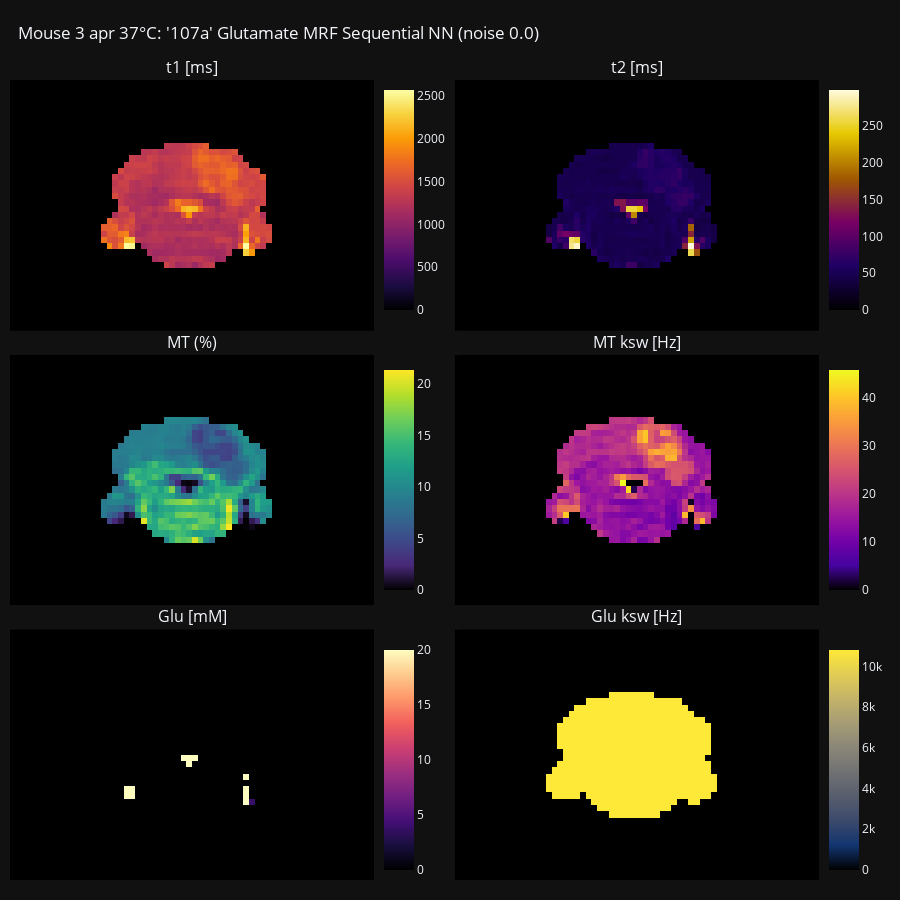

This figure's notebook cell:
### Code cell
# Create subplots with 1 row and 3 columns, increased horizontal spacing
fig = make_subplots(rows=3, cols=2, horizontal_spacing=0.1, vertical_spacing=0.03, 
                    subplot_titles=['t1 [ms]', 't2 [ms]', 'MT (%)', 'MT ksw [Hz]', 'Glu [mM]', 'Glu ksw [Hz]'])

# Add heatmaps for the three arrays
heatmap_t1 = go.Heatmap(z=t1*full_mask, colorscale=custom_viridis, coloraxis='coloraxis1')
heatmap_t2 = go.Heatmap(z=t2*full_mask, colorscale=custom_plasma, coloraxis='coloraxis2')
heatmap_mt_fs = go.Heatmap(z=quant_maps_mt['fs']*100*full_mask, colorscale=custom_viridis, coloraxis='coloraxis3')
heatmap_mt_ksw = go.Heatmap(z=quant_maps_mt['ksw']*full_mask, colorscale=custom_plasma, coloraxis='coloraxis4')
heatmap_fs = go.Heatmap(z=quant_maps_glu['fs']*(110000/3)*full_mask, colorscale=custom_viridis, coloraxis='coloraxis5')
heatmap_ksw = go.Heatmap(z=quant_maps_glu['ksw']*full_mask, colorscale=custom_plasma, coloraxis='coloraxis6')

fig.add_trace(heatmap_t1, row=1, col=1)
fig.add_trace(heatmap_t2, row=1, col=2)
fig.add_trace(heatmap_mt_fs, row=2, col=1)
fig.add_trace(heatmap_mt_ksw, row=2, col=2)
fig.add_trace(heatmap_fs, row=3, col=1)
fig.add_trace(heatmap_ksw, row=3, col=2)

fig.update_layout(
    template='plotly_dark',  # Set the theme to plotly dark
    title_text=f"Mouse {subject_i+1} {date} {temp}°C: '{fp_prtcl_name}' Glutamate MRF Sequential NN (noise 0.{glu_noise})",
    showlegend=False,  # Hide legend
    height=900,
    width=900,  # Set a width based on your preference
    margin=dict(l=10, r=40, t=80, b=20),  # Adjust top and bottom margins
    title=dict(x=0.02, y=0.97)  # Adjust the title position
)

# Add individual titles and separate colorbars
for i, title in enumerate([1, 2, 3], start=1):
    fig.update_xaxes(row=i, col=1, showgrid=False, showticklabels=False)
    fig.update_xaxes(row=i, col=2, showgrid=False, showticklabels=False)
    fig.update_yaxes(showgrid=False, row=i, col=1, showticklabels=False, autorange='reversed')  # Reverse the y-axis
    fig.update_yaxes(showgrid=False, row=i, col=2, showticklabels=False, autorange='reversed')  # Reverse the y-axis

# Manually add separate colorbars
f_const = 3 / 110000
colorbar_t1 = {'colorscale': custom_plotly3} #, 'cmin': 0, 'cmax': f_lims[1]/f_const}
colorbar_t2 = {'colorscale': custom_aggrnyl} #, 'cmin': k_lims[0], 'cmax': k_lims[1]}
colorbar_mt_fs = {'colorscale': custom_viridis}
colorbar_mt_ksw = {'colorscale': custom_plasma}
colorbar_fs = {'colorscale': custom_magma}
colorbar_ksw = {'colorscale': custom_cividis}


fig.update_layout(
    coloraxis1=colorbar_t1,
    coloraxis2=colorbar_t2,
    coloraxis3=colorbar_mt_fs,
    coloraxis4=colorbar_mt_ksw,
    coloraxis5=colorbar_fs,
    coloraxis6=colorbar_ksw,
    coloraxis_colorbar=dict(x=0.45, y=0.85, len=0.3),
    coloraxis2_colorbar=dict(x=1, y=0.85, len=0.3),
    coloraxis3_colorbar=dict(x=0.45, y=0.5, len=0.3),
    coloraxis4_colorbar=dict(x=1, y=0.5, len=0.3),
    coloraxis5_colorbar=dict(x=0.45, y=0.15, len=0.3),
    coloraxis6_colorbar=dict(x=1, y=0.15, len=0.3),
)

# Show the plot
fig.show()

pio.write_image(fig, f'images/{save_name}/subject_{phantom_choice}/{dict_name}_{net_name}_{fp_prtcl_name}_glu_sequential.jpeg')

### Figure 1 — Plotly figure (JSON) as saved in the notebook; plotly's stock layout.template omitted (floating-point values rounded to 4 significant figures; data arrays with more than 128 entries replaced by an {"elided": "..."} marker saying what was removed)
{"data": [{"coloraxis": "coloraxis", "colorscale": [[0.0, "#000000"], [0.1111, "#482878"], [0.2222, "#3e4989"], [0.3333, "#31688e"], [0.4444, "#26828e"], [0.5556, "#1f9e89"], [0.6667, "#35b779"], [0.7778, "#6ece58"], [0.8889, "#b5de2b"], [1.0, "#fde725"]], "z": {"elided": "40x64 float values"}, "type": "heatmap", "xaxis": "x", "yaxis": "y"}, {"coloraxis": "coloraxis2", "colorscale": [[0.0, "#000000"], [0.1111, "#46039f"], [0.2222, "#7201a8"], [0.3333, "#9c179e"], [0.4444, "#bd3786"], [0.5556, "#d8576b"], [0.6667, "#ed7953"], [0.7778, "#fb9f3a"], [0.8889, "#fdca26"], [1.0, "#f0f921"]], "z": {"elided": "40x64 float values"}, "type": "heatmap", "xaxis": "x2", "yaxis": "y2"}, {"coloraxis": "coloraxis3", "colorscale": [[0.0, "#000000"], [0.1111, "#482878"], [0.2222, "#3e4989"], [0.3333, "#31688e"], [0.4444, "#26828e"], [0.5556, "#1f9e89"], [0.6667, "#35b779"], [0.7778, "#6ece58"], [0.8889, "#b5de2b"], [1.0, "#fde725"]], "z": {"elided": "40x64 float values"}, "type": "heatmap", "xaxis": "x3", "yaxis": "y3"}, {"coloraxis": "coloraxis4", "colorscale": [[0.0, "#000000"], [0.1111, "#46039f"], [0.2222, "#7201a8"], [0.3333, "#9c179e"], [0.4444, "#bd3786"], [0.5556, "#d8576b"], [0.6667, "#ed7953"], [0.7778, "#fb9f3a"], [0.8889, "#fdca26"], [1.0, "#f0f921"]], "z": {"elided": "40x64 float values"}, "type": "heatmap", "xaxis": "x4", "yaxis": "y4"}, {"coloraxis": "coloraxis5", "colorscale": [[0.0, "#000000"], [0.1111, "#482878"], [0.2222, "#3e4989"], [0.3333, "#31688e"], [0.4444, "#26828e"], [0.5556, "#1f9e89"], [0.6667, "#35b779"], [0.7778, "#6ece58"], [0.8889, "#b5de2b"], [1.0, "#fde725"]], "z": {"elided": "40x64 float values"}, "type": "heatmap", "xaxis": "x5", "yaxis": "y5"}, {"coloraxis": "coloraxis6", "colorscale": [[0.0, "#000000"], [0.1111, "#46039f"], [0.2222, "#7201a8"], [0.3333, "#9c179e"], [0.4444, "#bd3786"], [0.5556, "#d8576b"], [0.6667, "#ed7953"], [0.7778, "#fb9f3a"], [0.8889, "#fdca26"], [1.0, "#f0f921"]], "z": {"elided": "40x64 float values"}, "type": "heatmap", "xaxis": "x6", "yaxis": "y6"}], "layout": {"xaxis": {"anchor": "y", "domain": [0.0, 0.45], "showgrid": false, "showticklabels": false}, "yaxis": {"anchor": "x", "domain": [0.6867, 1.0], "showgrid": false, "showticklabels": false, "autorange": "reversed"}, "xaxis2": {"anchor": "y2", "domain": [0.55, 1.0], "showgrid": false, "showticklabels": false}, "yaxis2": {"anchor": "x2", "domain": [0.6867, 1.0], "showgrid": false, "showticklabels": false, "autorange": "reversed"}, "xaxis3": {"anchor": "y3", "domain": [0.0, 0.45], "showgrid": false, "showticklabels": false}, "yaxis3": {"anchor": "x3", "domain": [0.3433, 0.6567], "showgrid": false, "showticklabels": false, "autorange": "reversed"}, "xaxis4": {"anchor": "y4", "domain": [0.55, 1.0], "showgrid": false, "showticklabels": false}, "yaxis4": {"anchor": "x4", "domain": [0.3433, 0.6567], "showgrid": false, "showticklabels": false, "autorange": "reversed"}, "xaxis5": {"anchor": "y5", "domain": [0.0, 0.45], "showgrid": false, "showticklabels": false}, "yaxis5": {"anchor": "x5", "domain": [0.0, 0.3133], "showgrid": false, "showticklabels": false, "autorange": "reversed"}, "xaxis6": {"anchor": "y6", "domain": [0.55, 1.0], "showgrid": false, "showticklabels": false}, "yaxis6": {"anchor": "x6", "domain": [0.0, 0.3133], "showgrid": false, "showticklabels": false, "autorange": "reversed"}, "annotations": [{"font": {"size": 16}, "showarrow": false, "text": "t1 [ms]", "x": 0.225, "xanchor": "center", "xref": "paper", "y": 1.0, "yanchor": "bottom", "yref": "paper"}, {"font": {"size": 16}, "showarrow": false, "text": "t2 [ms]", "x": 0.775, "xanchor": "center", "xref": "paper", "y": 1.0, "yanchor": "bottom", "yref": "paper"}, {"font": {"size": 16}, "showarrow": false, "text": "MT (%)", "x": 0.225, "xanchor": "center", "xref": "paper", "y": 0.6567, "yanchor": "bottom", "yref": "paper"}, {"font": {"size": 16}, "showarrow": false, "text": "MT ksw [Hz]", "x": 0.775, "xanchor": "center", "xref": "paper", "y": 0.6567, "yanchor": "bottom", "yref": "paper"}, {"font": {"size": 16}, "showarrow": false, "text": "Glu [mM]", "x": 0.225, "xanchor": "center", "xref": "paper", "y": 0.3133, "yanchor": "bottom", "yref": "paper"}, {"font": {"size": 16}, "showarrow": false, "text": "Glu ksw [Hz]", "x": 0.775, "xanchor": "center", "xref": "paper", "y": 0.3133, "yanchor": "bottom", "yref": "paper"}], "title": {"text": "Mouse 3 apr 37°C: '107a' Glutamate MRF Sequential NN (noise 0.0)", "x": 0.02, "y": 0.97}, "margin": {"l": 10, "r": 40, "t": 80, "b": 20}, "showlegend": false, "height": 900, "width": 900, "coloraxis": {"colorbar": {"x": 0.45, "y": 0.85, "len": 0.3}, "colorscale": [[0.0, "#000000"], [0.1111, "#1b0c41"], [0.2222, "#4a0c6b"], [0.3333, "#781c6d"], [0.4444, "#a52c60"], [0.5556, "#cf4446"], [0.6667, "#ed6925"], [0.7778, "#fb9b06"], [0.8889, "#f7d13d"], [1.0, "#fcffa4"]]}, "coloraxis2": {"colorscale": [[0.0, "#000000"], [0.2, "rgb(30,0,100)"], [0.4, "rgb(120,0,100)"], [0.6, "rgb(160,90,0)"], [0.8, "rgb(230,200,0)"], [1.0, "rgb(255,250,220)"]], "colorbar": {"x": 1, "y": 0.85, "len": 0.3}}, "coloraxis3": {"colorscale": [[0.0, "#000000"], [0.1111, "#482878"], [0.2222, "#3e4989"], [0.3333, "#31688e"], [0.4444, "#26828e"], [0.5556, "#1f9e89"], [0.6667, "#35b779"], [0.7778, "#6ece58"], [0.8889, "#b5de2b"], [1.0, "#fde725"]], "colorbar": {"x": 0.45, "y": 0.5, "len": 0.3}}, "coloraxis4": {"colorscale": [[0.0, "#000000"], [0.1111, "#46039f"], [0.2222, "#7201a8"], [0.3333, "#9c179e"], [0.4444, "#bd3786"], [0.5556, "#d8576b"], [0.6667, "#ed7953"], [0.7778, "#fb9f3a"], [0.8889, "#fdca26"], [1.0, "#f0f921"]], "colorbar": {"x": 1, "y": 0.5, "len": 0.3}}, "coloraxis5": {"colorscale": [[0.0, "#000000"], [0.1111, "#180f3d"], [0.2222, "#440f76"], [0.3333, "#721f81"], [0.4444, "#9e2f7f"], [0.5556, "#cd4071"], [0.6667, "#f1605d"], [0.7778, "#fd9668"], [0.8889, "#feca8d"], [1.0, "#fcfdbf"]], "colorbar": {"x": 0.45, "y": 0.15, "len": 0.3}}, "coloraxis6": {"colorscale": [[0.0, "#000000"], [0.1111, "#123570"], [0.2222, "#3b496c"], [0.3333, "#575d6d"], [0.4444, "#707173"], [0.5556, "#8a8678"], [0.6667, "#a59c74"], [0.7778, "#c3b369"], [0.8889, "#e1cc55"], [1.0, "#fee838"]], "colorbar": {"x": 1, "y": 0.15, "len": 0.3}}}}
